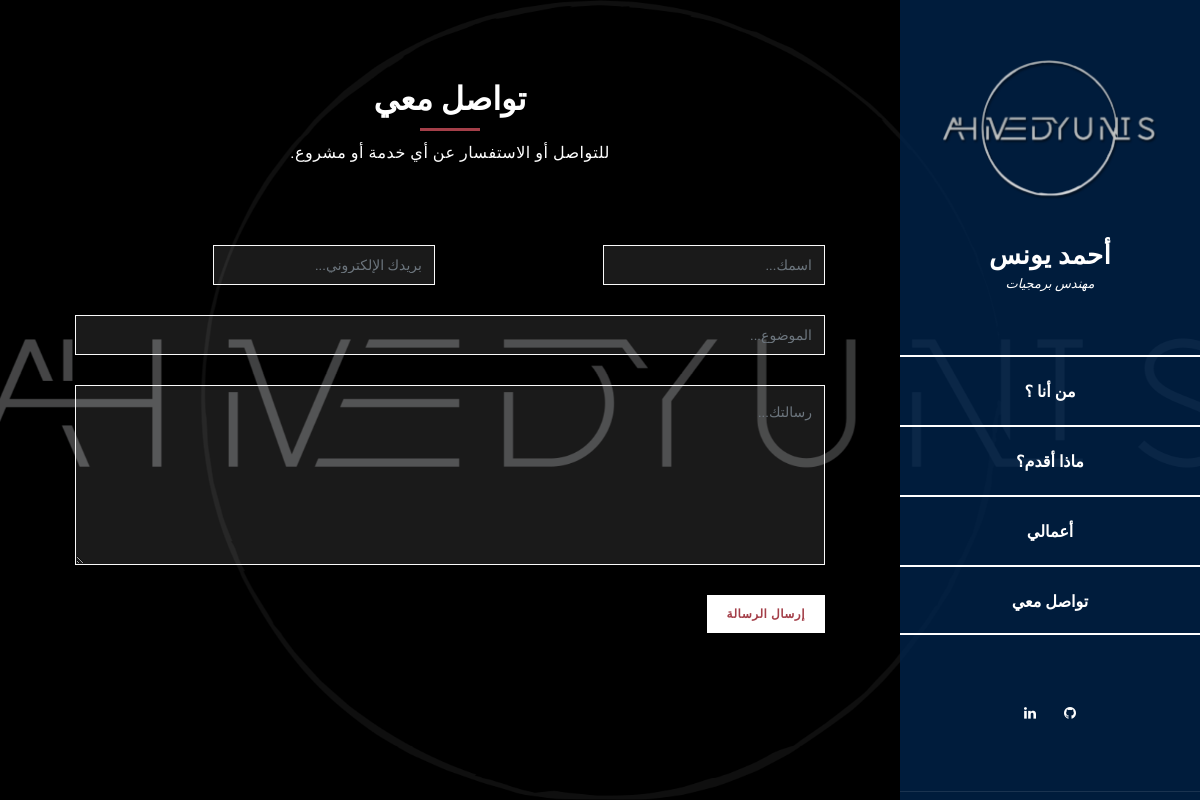
The app's page /ar/contact/ with its own data.
### main/models.py (models this page shows, shortened)
class SidebarAuthor(models.Model):
    name = models.CharField(max_length=100)
    title = models.CharField(max_length=100)
    image = models.ImageField(upload_to='author_images/')
    class Meta:
        verbose_name = _('مؤلف الشريط الجانبي')
        verbose_name_plural = _('مؤلفو الشريط الجانبي')

### main/views.py (the view)
# urls.py: path('contact/', contact_me, name='contact_me'),
def contact_me(request):
    sent = False
    if request.method == 'POST':
        form = ContactForm(request.POST)
        if form.is_valid():
            cd = form.cleaned_data
            ContactMessage.objects.create(
                name=cd['name'],
                email=cd['email'],
                subject=cd['subject'],
                message=cd['message']
            )
            email_host_user, email_host_password = get_email_settings()
            from django.core.mail import EmailMessage, get_connection
            connection = get_connection(
                host='smtp.gmail.com',
                port=587,
                username=email_host_user,
                password=email_host_password,
                use_tls=True
            )
            email = EmailMessage(
                cd['subject'],
                f"Name: {cd['name']}\nEmail: {cd['email']}\n\n{cd['message']}",
                email_host_user,
                ['ahmed.huyu@gmail.com'],
                connection=connection
            )
            email.send()
            sent = True
    else:
        form = ContactForm()
    return render(request, 'contact_me.html', {'form': form, 'sent': sent})

### main/forms.py
class ContactForm(forms.Form):
    name = forms.CharField(max_length=100, widget=forms.TextInput(attrs={
        'class': 'form-control',
        'placeholder': 'اسمك...'
    }))
    email = forms.EmailField(widget=forms.EmailInput(attrs={
        'class': 'form-control',
        'placeholder': 'بريدك الإلكتروني...'
    }))
    subject = forms.CharField(max_length=200, widget=forms.TextInput(attrs={
        'class': 'form-control',
        'placeholder': 'الموضوع...'
    }))
    message = forms.CharField(widget=forms.Textarea(attrs={
        'class': 'form-control',
        'placeholder': 'رسالتك...',
        'rows': 6
    }))

### main/context_processors.py (called while the page is built)
def author(request):
    return {
        'author': SidebarAuthor.objects.first()
    }

### main/templates/contact_me.html (shortened to what this page needs)
{% extends "base.html" %}
{% load static %}
{% block content %}
<section class="section contact-me" data-section="section4">
  <div class="container">
    <div class="section-heading" style="direction: rtl;">
      <h2>تواصل معي</h2>
      <div class="line-dec"></div>
      <span> للتواصل أو الاستفسار عن أي خدمة أو مشروع.</span>
    </div>
    <div class="row">
      <div class="right-content">
        <div class="container">
          <form id="contact" action="" method="post" style="direction: rtl; text-align: right;">
            <div class="row">
                <div class="col-md-6">
                    <fieldset>
                         {{ form.name }}
                    </fieldset>
                </div>
              <div class="col-md-6">
                <fieldset>
                  {{ form.email }}
                </fieldset>
              </div>
              <div class="col-md-12">
                <fieldset>
                  {{ form.subject }}
                </fieldset>
              </div>
              <div class="col-md-12">
                <fieldset>
                  {{ form.message }}
                </fieldset>
              </div>
              <div class="col-md-12">
                <fieldset>
                  <button type="submit" id="form-submit" class="button">
                    إرسال الرسالة
                  </button>
                </fieldset>
              </div>
            </div>
          </form>
        </div>
      </div>
    </div>
  </div>
</section>
{% endblock %}

### main/templates/main/_sidebar.html (shortened to what this page needs)
{% load static %}
<div class="responsive-nav">
  <div id="menu" class="menu">
    <div class="container">
      <div class="image">
          <a href="#"><img src="{{ author.image.url }}" alt="" /></a>
      </div>
      <div class="author-content">
        <h4>{{ author.name}}</h4>
        <span>{{ author.title}}</span>
      </div>
      <nav class="main-nav" role="navigation">
        <ul class="main-menu">
            <li><a href="/" dir="auto" style="unicode-bidi: plaintext;" class="{% if request.path == '/' %}active{% endif %}">من أنا ؟</a></li>
            <li><a href="{% url 'services' %}" dir="auto" style="unicode-bidi: plaintext;" class="{% if request.path == '/services/' %}active{% endif %}">ماذا أقدم؟</a></li>
            <li><a href="{% url 'my_works' %}" dir="auto" style="unicode-bidi: plaintext;" class="{% if request.path == '/my-works/' %}active{% endif %}">أعمالي</a></li>
            <li><a href="{% url 'contact_me' %}" dir="auto" style="unicode-bidi: plaintext;" class="{% if request.path == '/contact/' %}active{% endif %}">تواصل معي</a></li>
        </ul>
      </nav>
      <div class="social-network">
        <ul class="soial-icons">
          <li>
            <a href="https://www.linkedin.com/in/ahmed-yunis-50470288"><i class="fa fa-linkedin"></i></a>
          </li>
          <li>
            <a href="https://github.com/ahmedhuyu"><i class="fa fa-github"></i></a>
          </li>
        </ul>
      </div>
      <div class="copyright-text">
        <p>Copyright 2025 Ahmed Yunis</p>
      </div>
    </div>
  </div>
</div>

### records on screen
SidebarAuthor: image (picture), name "أحمد يونس", title "مهندس برمجيات"
